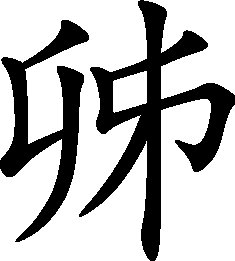
#> input picture DATA/CN_material/derivatives/beh/CN_CS/CS_032_FU-01_crop.png, 235 x 261 px, given as the content of the folder /home/toolboxes/votc-langorth/DATA/CN_material/Transbg_CN_CS, which was not available
$ python make_CN_FF.py
#> lines starting #> are read from the running program, lines starting #| are printed output that depends on the picture; after the words box and inside, x2 and y2 are one past the last pixel; in counts of white or black regions, pixels touching at a corner belong together; pictures that were not available may be replaced by others from this repository, and a replacement may not be noted
import matplotlib.pyplot as plt
import os
join=os.path.join
from PIL import Image
import numpy as np
from pathlib import Path
import dask
from dask import delayed, compute

# [44 lines left out: functions flip_image, onclick, interactive_image_split, not called in this run]
from PIL import Image
import os

def flip_image(input_file_path: Path, output_dir: Path, force: bool = False):
    """
    Flip an image left-to-right and then up-down.

    Parameters:
    - input_file_path (Path): Path to the input image file.
    - output_file_path (Path): Path to save the flipped image.
    - force (bool): If True, overwrite the output file if it exists. Default is False.
    """
#> called with force = True
    imagename=input_file_path.name
    output_name=imagename.replace('CN_CS','CN_FF')
    output_file_path=output_dir / output_name

    if input_file_path.suffix.lower() != ".png":
        raise ValueError("Input file must be a .png file")


    if output_file_path.exists() and not force:
        raise FileExistsError(f"File {output_file_path} already exists. Use force=True to overwrite.")

    try:
        with Image.open(input_file_path) as img:
#> img is the input picture: PIL image 235x261 RGB; values 0 (black) and 128 (white), 72.4% white; 2 black regions, box (x1, y1, x2, y2) and area: (79, 0, 235, 261) 10567, (0, 20, 89, 242) 6383
            flipped_img = img.transpose(Image.FLIP_LEFT_RIGHT)  # Left to right flip first
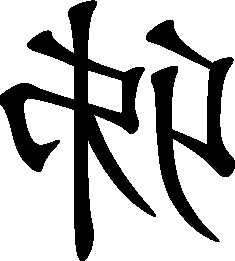
#> flipped_img: PIL image 235x261 RGB; values 0 (black) and 128 (white), 72.4% white; 2 black regions, box (x1, y1, x2, y2) and area: (0, 0, 156, 261) 10567, (146, 20, 235, 242) 6383
            flipped_img = flipped_img.transpose(Image.FLIP_TOP_BOTTOM)  # Then up-down flip
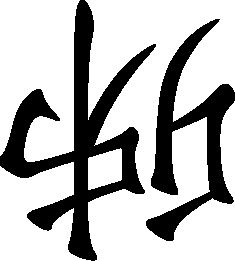
#> flipped_img: PIL image 235x261 RGB; values 0 (black) and 128 (white), 72.4% white; 2 black regions, box (x1, y1, x2, y2) and area: (0, 0, 156, 261) 10567, (146, 19, 235, 241) 6383
            flipped_img.save(output_file_path, format='PNG')
            print(f'successfully created image {output_file_path}')
    except Exception as e:
        print(f"Error processing image: {e}")


def process_images_dask(input_dir: str, output_dir: str, force: bool = False):
    """
    Process all .png images in a folder using Dask for parallel execution.

    Parameters:
    - input_dir (str): Path to the folder containing input images.
    - output_dir (str): Path to the folder to save processed images.
    - force (bool): If True, overwrite the output files if they exist.
    """
    input_dir = Path(input_dir)
    output_dir = Path(output_dir)
    output_dir.mkdir(parents=True, exist_ok=True)

    image_files = list(input_dir.glob("*.png"))  # Get all PNG files
    tasks = [delayed(flip_image)(input_dir / img.name, output_dir, force) for img in image_files]

    compute(*tasks)  # Execute tasks in parallel
#> (this line was passed over: dask is not available in this run)

if __name__ == "__main__":

    homedir = os.getenv('HOME')
    input_dir=join(homedir,'toolboxes/votc-langorth/DATA/CN_material/Transbg_CN_CS')

    output_dir=join(homedir,'toolboxes/votc-langorth/DATA/CN_material/Transbg_CN_FF')


    process_images_dask(input_dir,output_dir, force=True)

$ run again, on DATA/CN_material/derivatives/beh/CN_CS/CS_064_BIAN-01_crop.png
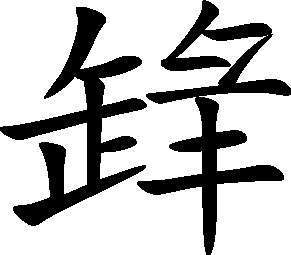
#> input picture DATA/CN_material/derivatives/beh/CN_CS/CS_064_BIAN-01_crop.png, 291 x 255 px, given as the content of the folder /home/toolboxes/votc-langorth/DATA/CN_material/Transbg_CN_CS, which was not available
#> in flip_image, img is the input picture: PIL image 291x255 RGB; values 0 (black) and 128 (white), 75% white; 2 black regions, box (x1, y1, x2, y2) and area: (137, 0, 291, 255) 9388, (0, 7, 147, 226) 9130
#> in flip_image, `flipped_img = img.transpose(Image.FLIP_LEFT_RIGHT)`:
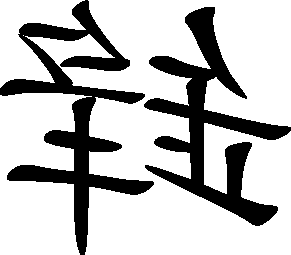
#> flipped_img: PIL image 291x255 RGB; values 0 (black) and 128 (white), 75% white; 2 black regions, box (x1, y1, x2, y2) and area: (0, 0, 154, 255) 9388, (144, 7, 291, 226) 9130
#> in flip_image, `flipped_img = flipped_img.transpose(Image.FLIP_TOP_BOTTOM)`:
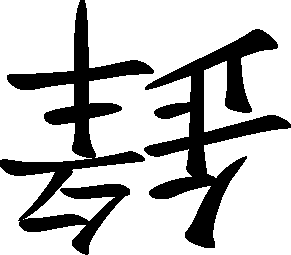
#> flipped_img: PIL image 291x255 RGB; values 0 (black) and 128 (white), 75% white; 2 black regions, box (x1, y1, x2, y2) and area: (0, 0, 154, 255) 9388, (144, 29, 291, 248) 9130

$ run again, on DATA/CN_material/derivatives/beh/CN_CS/CS_070_CAI-01_crop.png
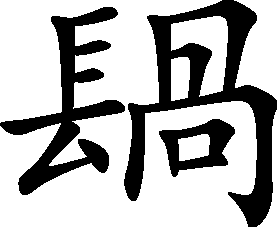
#> input picture DATA/CN_material/derivatives/beh/CN_CS/CS_070_CAI-01_crop.png, 277 x 227 px, given as the content of the folder /home/toolboxes/votc-langorth/DATA/CN_material/Transbg_CN_CS, which was not available
#> in flip_image, img is the input picture: PIL image 277x227 RGB; values 0 (black) and 128 (white), 70.5% white; 3 black regions, box (x1, y1, x2, y2) and area: (124, 0, 277, 227) 9934, (0, 7, 125, 195) 6576, (159, 119, 235, 177) 2052
#> in flip_image, `flipped_img = img.transpose(Image.FLIP_LEFT_RIGHT)`:
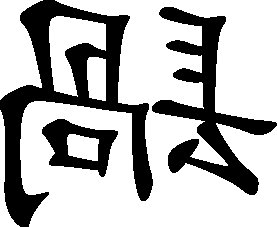
#> flipped_img: PIL image 277x227 RGB; values 0 (black) and 128 (white), 70.5% white; 3 black regions, box (x1, y1, x2, y2) and area: (0, 0, 153, 227) 9934, (152, 7, 277, 195) 6576, (42, 119, 118, 177) 2052
#> in flip_image, `flipped_img = flipped_img.transpose(Image.FLIP_TOP_BOTTOM)`:
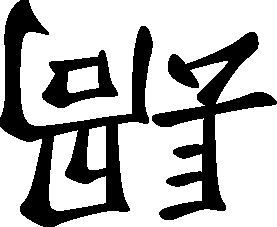
#> flipped_img: PIL image 277x227 RGB; values 0 (black) and 128 (white), 70.5% white; 3 black regions, box (x1, y1, x2, y2) and area: (0, 0, 153, 227) 9934, (152, 32, 277, 220) 6576, (42, 50, 118, 108) 2052

$ run again, on DATA/CN_material/derivatives/beh/CN_CS/CS_132_MAO-01_crop.png
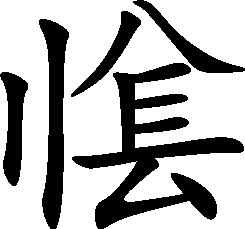
#> input picture DATA/CN_material/derivatives/beh/CN_CS/CS_132_MAO-01_crop.png, 245 x 229 px, given as the content of the folder /home/toolboxes/votc-langorth/DATA/CN_material/Transbg_CN_CS, which was not available
#> in flip_image, img is the input picture: PIL image 245x229 RGB; values 0 (black) and 128 (white), 70.7% white; 5 black regions, box (x1, y1, x2, y2) and area: (72, 63, 244, 229) 8323, (39, 19, 69, 229) 3463, (0, 72, 28, 186) 1843, (133, 0, 245, 73) 1548, (71, 11, 141, 97) 1249
#> in flip_image, `flipped_img = img.transpose(Image.FLIP_LEFT_RIGHT)`:
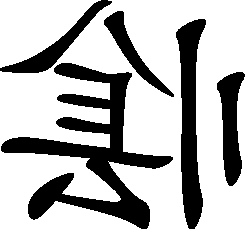
#> flipped_img: PIL image 245x229 RGB; values 0 (black) and 128 (white), 70.7% white; 5 black regions, box (x1, y1, x2, y2) and area: (1, 63, 173, 229) 8323, (176, 19, 206, 229) 3463, (217, 72, 245, 186) 1843, (0, 0, 112, 73) 1548, (104, 11, 174, 97) 1249
#> in flip_image, `flipped_img = flipped_img.transpose(Image.FLIP_TOP_BOTTOM)`:
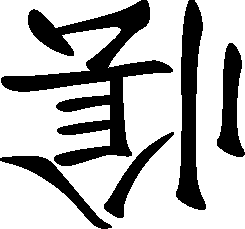
#> flipped_img: PIL image 245x229 RGB; values 0 (black) and 128 (white), 70.7% white; 5 black regions, box (x1, y1, x2, y2) and area: (1, 0, 173, 166) 8323, (176, 0, 206, 210) 3463, (217, 43, 245, 157) 1843, (0, 156, 112, 229) 1548, (104, 132, 174, 218) 1249
